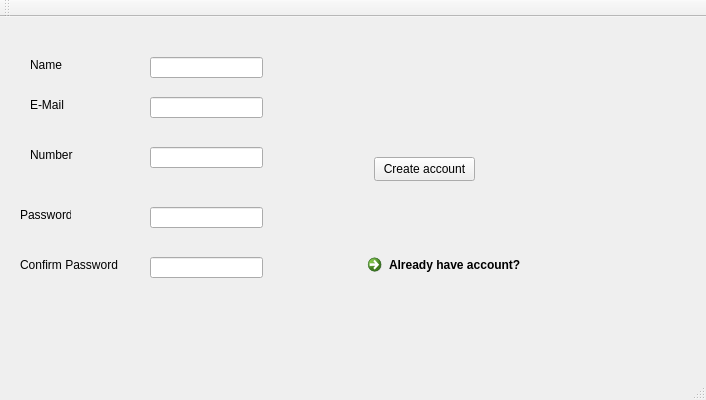
<?xml version="1.0" encoding="UTF-8"?>
<ui version="4.0">
 <class>createbuyeraccountClass</class>
 <widget class="QMainWindow" name="createbuyeraccountClass">
  <property name="geometry">
   <rect>
    <x>0</x>
    <y>0</y>
    <width>706</width>
    <height>400</height>
   </rect>
  </property>
  <property name="windowTitle">
   <string>createbuyeraccount</string>
  </property>
  <widget class="QWidget" name="centralWidget">
   <widget class="QPushButton" name="createaccountbutton">
    <property name="geometry">
     <rect>
      <x>374</x>
      <y>140</y>
      <width>101</width>
      <height>24</height>
     </rect>
    </property>
    <property name="text">
     <string>Create account</string>
    </property>
   </widget>
   <widget class="QLineEdit" name="mailbox">
    <property name="geometry">
     <rect>
      <x>150</x>
      <y>80</y>
      <width>113</width>
      <height>21</height>
     </rect>
    </property>
   </widget>
   <widget class="QLineEdit" name="namebox">
    <property name="geometry">
     <rect>
      <x>150</x>
      <y>40</y>
      <width>113</width>
      <height>21</height>
     </rect>
    </property>
   </widget>
   <widget class="QLabel" name="label">
    <property name="geometry">
     <rect>
      <x>30</x>
      <y>40</y>
      <width>49</width>
      <height>16</height>
     </rect>
    </property>
    <property name="text">
     <string>Name</string>
    </property>
   </widget>
   <widget class="QLabel" name="label_2">
    <property name="geometry">
     <rect>
      <x>30</x>
      <y>80</y>
      <width>49</width>
      <height>16</height>
     </rect>
    </property>
    <property name="text">
     <string>E-Mail</string>
    </property>
   </widget>
   <widget class="QLineEdit" name="numberbox">
    <property name="geometry">
     <rect>
      <x>150</x>
      <y>130</y>
      <width>113</width>
      <height>21</height>
     </rect>
    </property>
   </widget>
   <widget class="QLabel" name="label_3">
    <property name="geometry">
     <rect>
      <x>30</x>
      <y>130</y>
      <width>49</width>
      <height>16</height>
     </rect>
    </property>
    <property name="text">
     <string>Number</string>
    </property>
   </widget>
   <widget class="QLabel" name="label_4">
    <property name="geometry">
     <rect>
      <x>20</x>
      <y>190</y>
      <width>51</width>
      <height>16</height>
     </rect>
    </property>
    <property name="text">
     <string>Password</string>
    </property>
   </widget>
   <widget class="QLabel" name="label_5">
    <property name="geometry">
     <rect>
      <x>20</x>
      <y>240</y>
      <width>101</width>
      <height>16</height>
     </rect>
    </property>
    <property name="text">
     <string>Confirm Password</string>
    </property>
   </widget>
   <widget class="QLineEdit" name="passbox">
    <property name="geometry">
     <rect>
      <x>150</x>
      <y>190</y>
      <width>113</width>
      <height>21</height>
     </rect>
    </property>
   </widget>
   <widget class="QLineEdit" name="confirmpassbox">
    <property name="geometry">
     <rect>
      <x>150</x>
      <y>240</y>
      <width>113</width>
      <height>21</height>
     </rect>
    </property>
   </widget>
   <widget class="QCommandLinkButton" name="signinbutton">
    <property name="geometry">
     <rect>
      <x>360</x>
      <y>230</y>
      <width>231</width>
      <height>41</height>
     </rect>
    </property>
    <property name="text">
     <string>Already have account?</string>
    </property>
   </widget>
  </widget>
  <widget class="QMenuBar" name="menuBar">
   <property name="geometry">
    <rect>
     <x>0</x>
     <y>0</y>
     <width>706</width>
     <height>22</height>
    </rect>
   </property>
  </widget>
  <widget class="QToolBar" name="mainToolBar">
   <attribute name="toolBarArea">
    <enum>TopToolBarArea</enum>
   </attribute>
   <attribute name="toolBarBreak">
    <bool>false</bool>
   </attribute>
  </widget>
  <widget class="QStatusBar" name="statusBar"/>
 </widget>
 <layoutdefault spacing="6" margin="11"/>
 <resources/>
 <connections/>
</ui>
